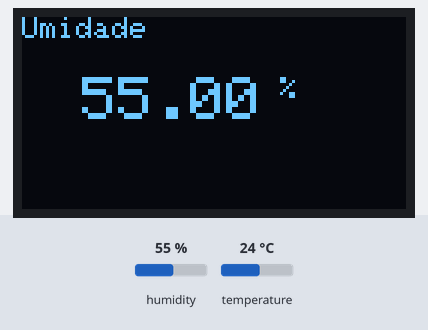
Bench run of a sketch on a simulated ESP8266 (NodeMCU). On the bench: 128×64 one-colour display. The test bench sets the inputs (shaded band); at power-on: temperature 24 °C, humidity 55 %. What the sketch prints to the serial monitor is not drawn.

Above: at 9.8 s.
9.9 s: temperature set to 12 °C
At 23.7 s:
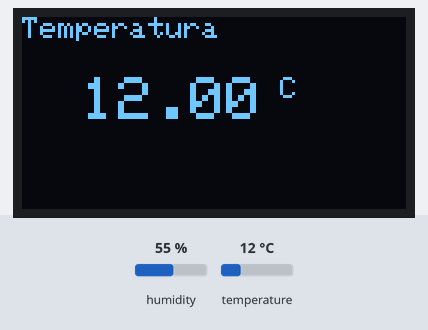
23.9 s: humidity set to 22 %
At 35.3 s:
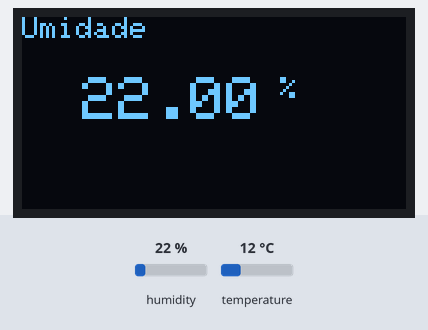
35.7 s: humidity set to 40 %
At 44.2 s:
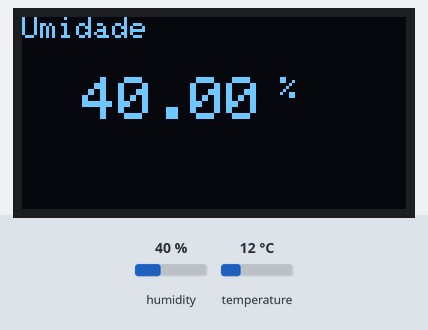
44.8 s: temperature set to 19 °C
At 50.7 s:
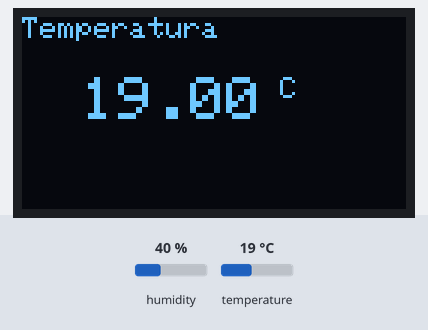
Timing chart, 0 to 52.2 s (numbered marks = the images above; inputs shaded):
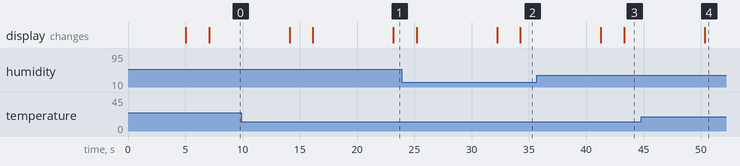

The sketch:

sensor_umid_temp.ino
```cpp
#include <DHT.h>
#include <Adafruit_SSD1306.h>

#define DHTPIN D3
#define DHTTYPE DHT22

// DISPLAY
#define OLED_RESET LED_BUILTIN
Adafruit_SSD1306 display(OLED_RESET);

DHT dht(DHTPIN, DHTTYPE);

float umidade;
float temperatura;

void setup() {
  Serial.begin(115200);
  configurarDisplay();

}


void loop() {
  medirTemperaturaUmidade();
  mostrarTemperaturaUmidade();
}

void medirTemperaturaUmidade() {
  umidade = dht.readHumidity();
  temperatura = dht.readTemperature(false);
  Serial.print("Temperatura: ");
  Serial.print(temperatura);
  Serial.print("ºC ");
  Serial.print("  ");
  Serial.print("Umidade: ");
  Serial.println(umidade);
  delay(5000);
}

void configurarDisplay() {
  display.begin(SSD1306_SWITCHCAPVCC, 0x3C);
  display.setTextColor(WHITE);
  display.clearDisplay();
}

void mostrarTemperaturaUmidade() {
  mostrarMensagemNoDisplay("Temperatura", (temperatura), " C");
  mostrarMensagemNoDisplay("Umidade", (umidade), " %");
}

void mostrarMensagemNoDisplay(const char* texto1, float medicao, const char* texto2) {
  display.clearDisplay();
  display.setTextSize(1);
  display.setCursor(0, 0);
  display.print(texto1);
  display.setTextSize(2);
  display.setCursor(20, 20);
  display.print(medicao);
  display.setTextSize(1);
  display.print(texto2);
  display.display();
  delay(2000);
}
```

Measured:
- after the input at 9.9 s, the display: first differs from a run without the input after 13.3 s (image 1)
- after the input at 23.9 s, the display: first differs from a run without the input after 10.4 s (image 2)
- after the input at 35.7 s, the display: first differs from a run without the input after 7.6 s (image 3)
- after the input at 44.8 s, the display: changes after 5.5 s (image 4)
